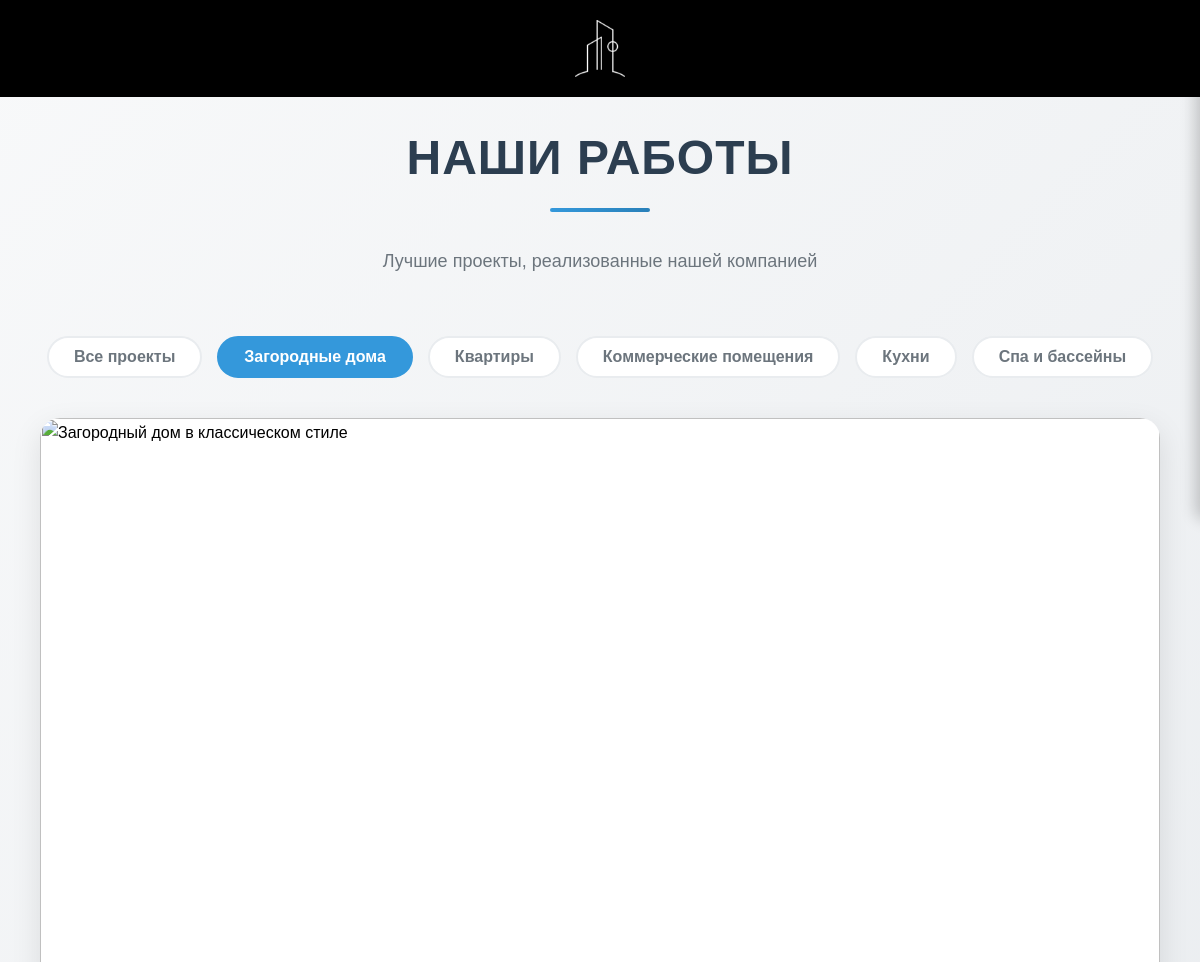
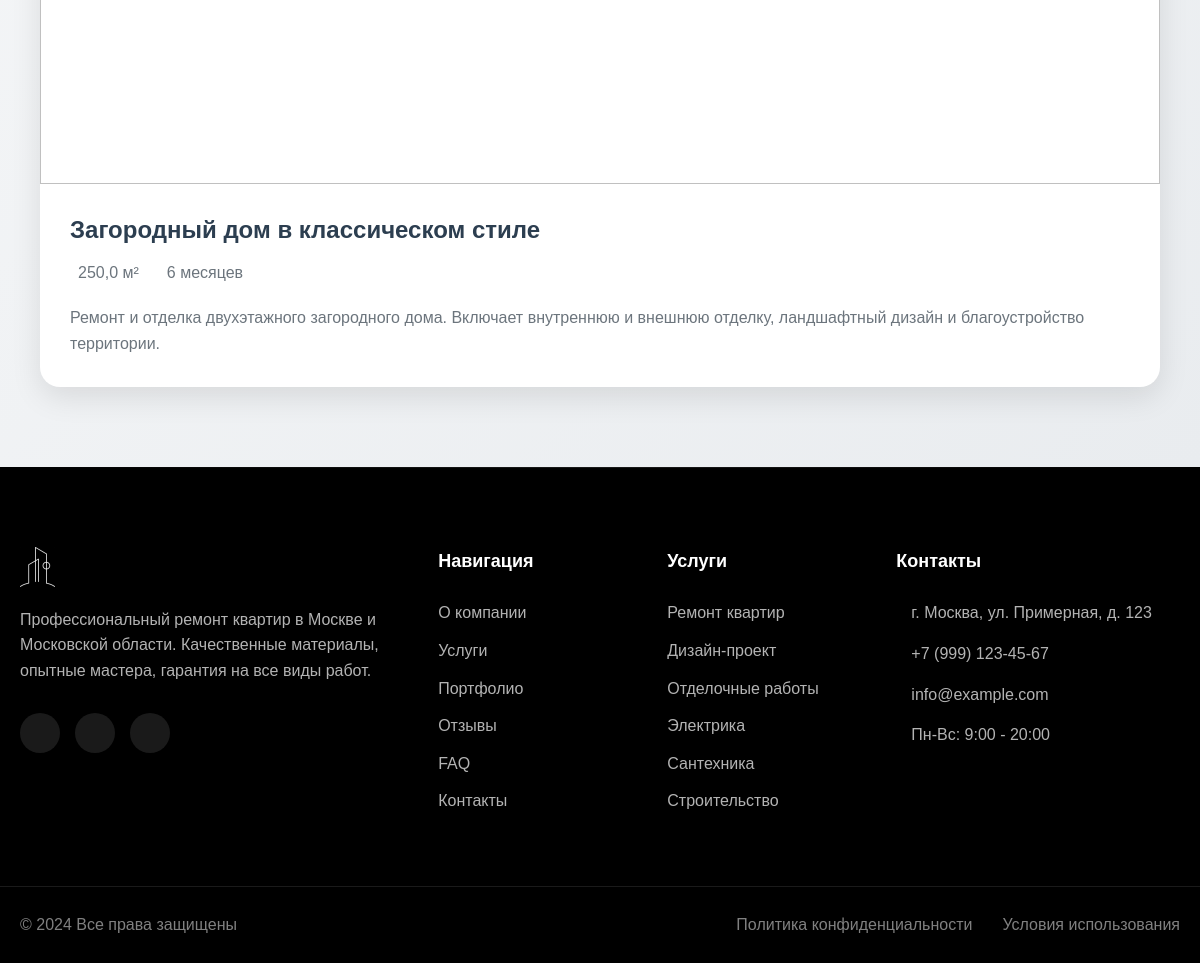
The page /portfolio.php?category=Загородные дома on the database its author committed (2 pictures, top to bottom).
### tables this page shows
CREATE TABLE IF NOT EXISTS portfolio (
    id INT AUTO_INCREMENT PRIMARY KEY,
    title VARCHAR(255) NOT NULL,
    description TEXT NOT NULL,
    category VARCHAR(100) NOT NULL,
    area DECIMAL(10,2),
    duration VARCHAR(50),
    client VARCHAR(255),
    main_image VARCHAR(255) NOT NULL,
    created_at TIMESTAMP DEFAULT CURRENT_TIMESTAMP,
    status ENUM('active', 'inactive') DEFAULT 'active'
);

### portfolio.php (the view, shortened to what this page needs)
<?php
require_once 'includes/db.php';
$stmt = $pdo->query('SELECT DISTINCT category FROM portfolio WHERE status = "active" ORDER BY category');
$categories = $stmt->fetchAll(PDO::FETCH_COLUMN);
$selectedCategory = isset($_GET['category']) ? $_GET['category'] : '';
$sql = 'SELECT * FROM portfolio WHERE status = "active"';
if ($selectedCategory) {
    $sql .= ' AND category = ?';
}
$sql .= ' ORDER BY created_at DESC';
$stmt = $pdo->prepare($sql);
if ($selectedCategory) {
    $stmt->execute([$selectedCategory]);
} else {
    $stmt->execute();
}
$projects = $stmt->fetchAll();
include 'includes/header.php';
?>
<link rel="stylesheet" href="assets/css/main.css">
<link rel="stylesheet" href="assets/css/portfolio.css">
<main class="portfolio-page">
    <div class="container">
        <div class="portfolio-page__header">
            <h1 class="portfolio-page__title">Наши работы</h1>
            <p class="portfolio-page__subtitle">Лучшие проекты, реализованные нашей компанией</p>
        </div>
        <div class="portfolio-page__filters">
            <button class="portfolio-page__filter-button <?php echo !$selectedCategory ? 'active' : ''; ?>"
                    data-category="">
                Все проекты
            </button>
            <?php foreach ($categories as $category): ?>
                <button class="portfolio-page__filter-button <?php echo $selectedCategory === $category ? 'active' : ''; ?>"
                        data-category="<?php echo htmlspecialchars($category); ?>">
                    <?php echo htmlspecialchars($category); ?>
                </button>
            <?php endforeach; ?>
        </div>
        <div class="portfolio-page__grid">
            <?php foreach ($projects as $project): ?>
                <div class="portfolio-page__card" data-category="<?php echo htmlspecialchars($project['category']); ?>">
                    <div class="portfolio-page__card-image">
                    </div>
                    <div class="portfolio-page__card-content">
                        <h3 class="portfolio-page__card-title">
                            <?php echo htmlspecialchars($project['title']); ?>
                        </h3>
                        <div class="portfolio-page__card-info">
                            <?php if ($project['area']): ?>
                                <div class="portfolio-page__card-area">
                                    <?php echo number_format($project['area'], 1, ',', ' '); ?> м²
                                </div>
                            <?php endif; ?>
                            <?php if ($project['duration']): ?>
                                <div class="portfolio-page__card-duration">
                                    <?php echo htmlspecialchars($project['duration']); ?>
                                </div>
                            <?php endif; ?>
                        </div>
                        <p class="portfolio-page__card-description">
                            <?php echo htmlspecialchars($project['description']); ?>
                        </p>
                    </div>
                </div>
            <?php endforeach; ?>
        </div>
    </div>
</main>
<?php
include 'includes/footer.php';
?>

### assets/css/main.css (style rules this page uses)
* { margin: 0; padding: 0; box-sizing: border-box; font-family: var(--font-primary); }
.container { max-width: 1600px; margin: 0 auto; padding: 0 20px; }

### assets/css/portfolio.css (style rules this page uses)
.portfolio-page { padding: 120px 0 80px; background: linear-gradient(135deg, #f8f9fa 0%, #e9ecef 100%); min-height: 100vh; }
.portfolio-page__header { text-align: center; margin-bottom: 60px; }
.portfolio-page__title { font-size: 48px; font-weight: 700; color: #2c3e50; margin-bottom: 20px; position: relative; display: inline-block; text-transform: uppercase; letter-spacing: 1px; }
.portfolio-page__title::after { content: ''; position: absolute; bottom: -15px; left: 50%; transform: translateX(-50%); width: 100px; height: 4px; background: linear-gradient(90deg, #3498db, #2980b9); border-radius: 2px; }
.portfolio-page__subtitle { font-size: 18px; color: #6c757d; max-width: 700px; margin: 30px auto 0; line-height: 1.6; }
.portfolio-page__filters { display: flex; justify-content: center; flex-wrap: wrap; gap: 15px; margin-bottom: 40px; padding: 0 20px; }
.portfolio-page__filter-button { padding: 10px 25px; background: #fff; border: 2px solid #e9ecef; border-radius: 30px; font-size: 16px; font-weight: 600; color: #6c757d; cursor: pointer; transition: all 0.3s ease; }
.portfolio-page__filter-button.active { background: #3498db; border-color: #3498db; color: #fff; }
.portfolio-page__grid { display: grid; grid-template-columns: repeat(auto-fit, minmax(350px, 1fr)); gap: 40px; padding: 0 20px; }
.portfolio-page__card { background: #fff; border-radius: 20px; overflow: hidden; box-shadow: 0 10px 30px rgba(0,0,0,0.1); transition: all 0.4s cubic-bezier(0.165, 0.84, 0.44, 1); opacity: 0; transform: translateY(30px); }
.portfolio-page__card-image { position: relative; padding-top: 65%; overflow: hidden; }
.portfolio-page__card-content { padding: 30px; }
.portfolio-page__card-title { font-size: 24px; font-weight: 700; color: #2c3e50; margin-bottom: 15px; line-height: 1.3; }
.portfolio-page__card-info { display: flex; gap: 20px; margin-bottom: 20px; }
.portfolio-page__card-area, .portfolio-page__card-duration { display: flex; align-items: center; gap: 8px; font-size: 16px; color: #6c757d; }
.portfolio-page__card-description { font-size: 16px; color: #6c757d; line-height: 1.6; display: -webkit-box; -webkit-line-clamp: 3; -webkit-box-orient: vertical; overflow: hidden; }

### rows shown on the page
portfolio: title "Загородный дом в классическом стиле", area "250,0", duration "6 месяцев", description "Ремонт и отделка двухэтажного загородного дома. Включает внутреннюю и внешнюю отделку, ландшафтный дизайн и благоустройство территории."

### other values the page prints
$category "Загородные дома"
$category "Квартиры"
$category "Коммерческие помещения"
$category "Кухни"
$category "Спа и бассейны"
